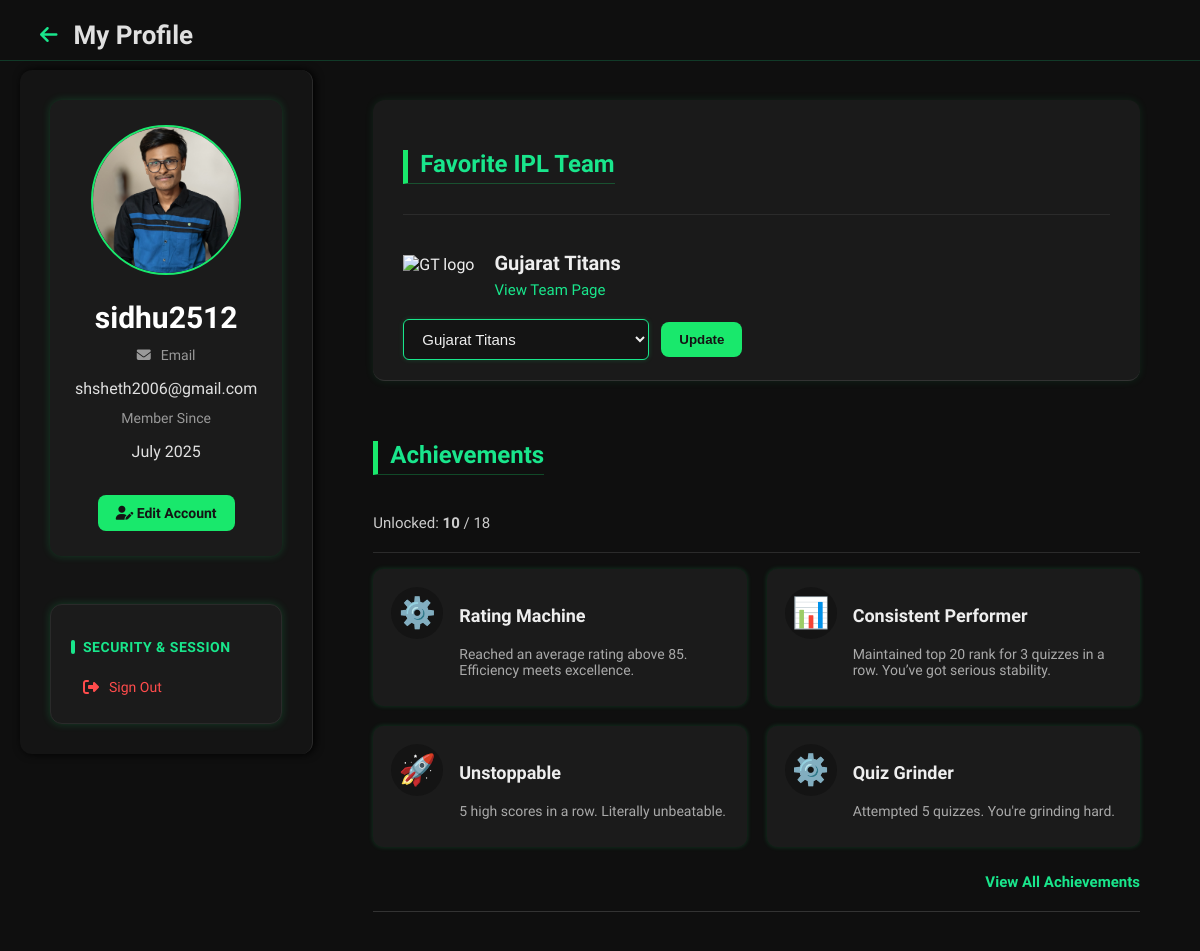
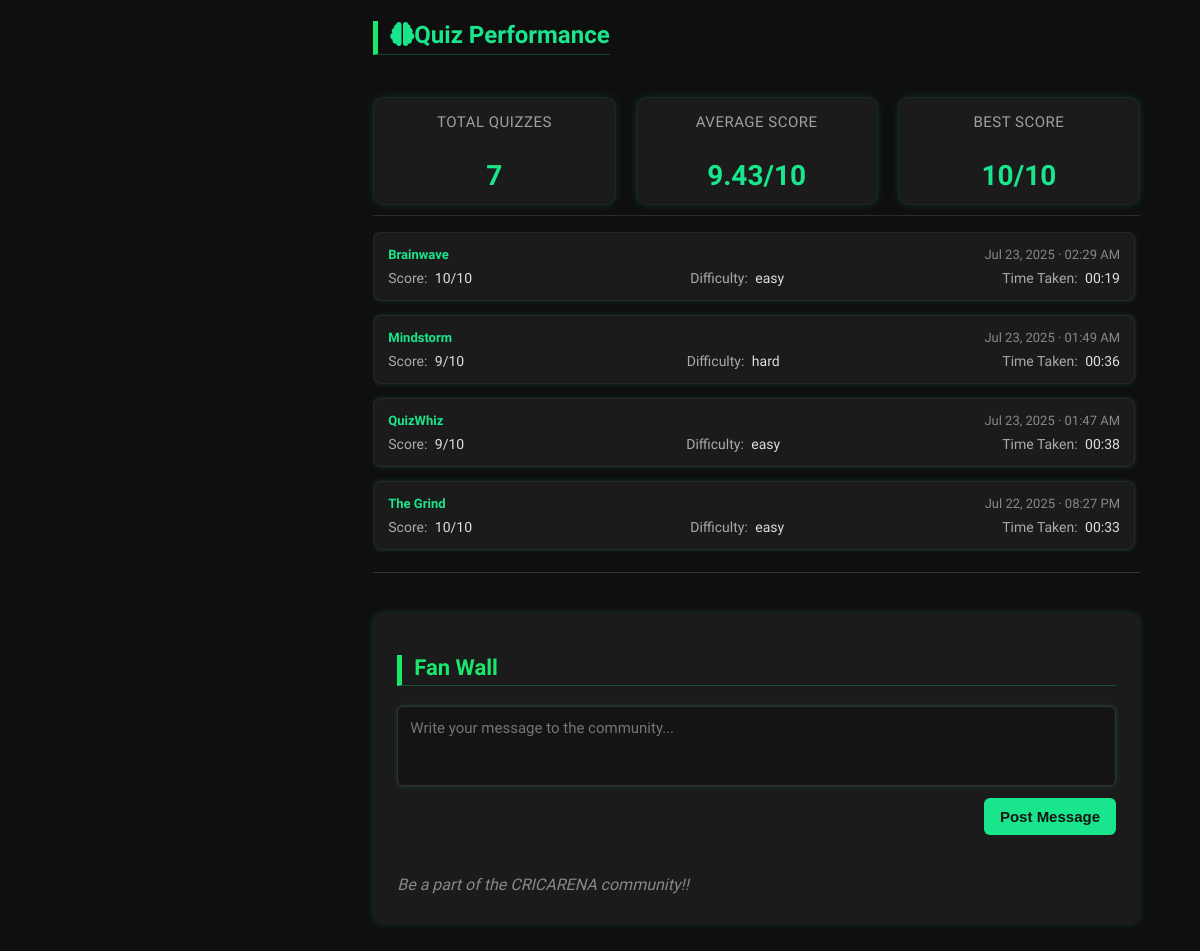
The app's page /accounts/profile/ (signed in) with its own data (2 pictures, top to bottom).
### accounts/models.py (models this page shows, shortened)
class CustomUser(AbstractUser):
    nickname = models.CharField(max_length=30, blank=True, null=True)
    fav_ipl_team = models.CharField(max_length=20, choices=IPL_TEAMS, blank=True, null=True)
    quiz_attempts = models.IntegerField(default=0)
    highest_score = models.PositiveIntegerField(default=0)
    date_joined = models.DateTimeField(default=timezone.now)
    avatar = models.ImageField(upload_to='avatars/', null=True, blank=True)

### achievements/models.py (models this page shows, shortened)
class UserAchievement(models.Model):
    user = models.ForeignKey(settings.AUTH_USER_MODEL, on_delete=models.CASCADE)
    achievement = models.ForeignKey(Achievement, on_delete=models.CASCADE)
    date_awarded = models.DateTimeField(auto_now_add=True)

class Achievement(models.Model):
    name = models.CharField(max_length=100)
    description = models.TextField()
    icon = models.CharField(max_length=10, default="🏆")  # emoji or class
    users = models.ManyToManyField(settings.AUTH_USER_MODEL, through='UserAchievement', related_name='achievements')

### quiz/models.py (models this page shows, shortened)
class QuizAttempt(models.Model):
    user = models.ForeignKey(CustomUser, on_delete=models.SET_NULL, null=True, blank=True)
    score = models.IntegerField()
    total = models.IntegerField(default=0)
    difficulty = models.CharField(max_length=20, blank=True, null=True)
    time_taken = models.DurationField(null=True, blank=True)
    def formatted_time_taken(self):
        if self.time_taken:
            total_seconds = int(self.time_taken.total_seconds())
            minutes = total_seconds // 60
            seconds = total_seconds % 60
            return f"{minutes:02d}:{seconds:02d}"
        return "N/A"
    attempted_at = models.DateTimeField(auto_now_add=True)
    questions = models.ManyToManyField(QuizQuestion, blank=True)  # ✅ THIS LINE ADDED

### accounts/views.py (the view)
# urls.py: path('profile/', profile_view, name='profile'),
@login_required
def profile_view(request):
    user = request.user
    all_attempts = QuizAttempt.objects.filter(user=user)
    user_achievements = UserAchievement.objects.filter(user=user).select_related('achievement').order_by('-date_awarded')
    user.quiz_attempts = all_attempts.count()
    user.highest_score = max((a.score for a in all_attempts), default=0)
    user.save()
    quizzes = all_attempts.order_by('-attempted_at')
    total = quizzes.count()
    avg = sum(q.score for q in quizzes) / total if total else 0
    from_url = request.GET.get('from')
    if from_url and 'profile' not in from_url:
        request.session['back_url'] = from_url  # overwrite only if coming from outside
    back_url = request.session.get('back_url', '/')
    context = {
        'user': user,
        'quizzes': quizzes,
        'total': total,
        'avg_score': round(avg, 2),
        'max_score': user.highest_score,
        'fav_team': user.fav_ipl_team,
        'IPL_TEAMS': IPL_TEAMS,
        'back_url': back_url,
        'achievements': [ua.achievement for ua in user_achievements],  # All achievements
        'recent_achievements': user_achievements[:4],  # Last 4
        'total_achievements': user_achievements.count(),
    }
    return render(request, 'accounts/profile.html', context)

### accounts/templates/accounts/profile.html (shortened to what this page needs)
{% load static %}
<!DOCTYPE html>
<html lang="en">
<head>
  <link rel="stylesheet" href="{% static 'accounts/css/profile.css' %}">
  <link rel="stylesheet" href="https://cdnjs.cloudflare.com/ajax/libs/font-awesome/6.4.0/css/all.min.css">
</head>
<body>
<header class="profile-page-header">
  <a href="{{ back_url }}" class="back-btn" onclick="clearBack()" aria-label="Go back">
  <i class="fas fa-arrow-left"></i>
</a>
  <h1 class="header-title">My Profile</h1>
</header>
  <div class="profile-wrapper">
  <aside class="profile-sidebar">
  <div class="profile-card">
    <div class="profile-avatar-img">
  {% if user.avatar %}
    <img src="{{ user.avatar.url }}" alt="Avatar">
  {% else %}
    <span class="avatar-fallback">{{ user.nickname|default:user.username|slice:":1"|upper }}</span>
  {% endif %}
</div>
    <div class="profile-sidebar-info">
      <h2 class="profile-name">{{ user.nickname|default:user.username }}</h2>
      <p class="profile-meta-label"><i class="fas fa-envelope"></i>Email</p>
      <p class="profile-meta-value">{{ user.email }}</p>
      <p class="profile-meta-label">Member Since</p>
      <p class="profile-meta-value">{{ user.date_joined|date:"F Y" }}</p>
    </div>
    <div class="profile-actions">
      <a href="javascript:void(0)" class="edit-profile-btn" onclick="toggleModal()"><i class="fas fa-user-edit"></i> Edit Account</a>
    </div>
  </div>
  <div class="security-box">
    <h3 class="security-title">Security & Session</h3>
    <form method="post" action="{% url 'logout' %}">
    <button type="submit" class="logout-link">
      <i class="fas fa-sign-out-alt"></i> Sign Out
    </button> </form>
  </div>
</aside>
  <main class="profile-main">
     <section class="profile-section fav-team-section">
  <div class="section-header">
    <h2 class="section-heading">Favorite IPL Team</h2>
  </div>
  <div class="team-box">
    <div class="team-logo">
      <img
        src="{% if fav_team|upper == 'DC' %}
           https://documents.iplt20.com/ipl/DC/Logos/LogoOutline/DCoutline.png
         {% else %}
           https://documents.iplt20.com/ipl/{{ fav_team|upper }}/Logos/Logooutline/{{ fav_team|upper }}outline.png
         {% endif %}"
        alt="{{ fav_team }} logo"
      >
    </div>
    <div class="team-details">
      <p class="team-name">
        {% if fav_team == "CSK" %}Chennai Super Kings
        {% elif fav_team == "MI" %}Mumbai Indians
        {% elif fav_team == "RCB" %}Royal Challengers Bangalore
        {% elif fav_team == "KKR" %}Kolkata Knight Riders
        {% elif fav_team == "RR" %}Rajasthan Royals
        {% elif fav_team == "DC" %}Delhi Capitals
        {% elif fav_team == "LSG" %}Lucknow Super Giants
        {% elif fav_team == "GT" %}Gujarat Titans
        {% elif fav_team == "PBKS" %}Punjab Kings
        {% elif fav_team == "SRH" %}Sunrisers Hyderabad
        {% else %}Not selected
        {% endif %}
      </p>
      <a class="team-link" href="/ipl/?team={{ fav_team|lower }}">View Team Page</a>
    </div>
  </div>
  <form method="POST" action="{% url 'change_fav_team' %}" class="team-form">
    <select name="new_team" required class="team-dropdown">
      {% for code, name in IPL_TEAMS %}
        <option value="{{ code }}" {% if user.fav_ipl_team == code %}selected{% endif %}>{{ name }}</option>
      {% endfor %}
    </select>
    <button type="submit" class="team-update-btn">Update</button>
  </form>
</section>
<section class="profile-section achievements-section">
  <div class="section-header">
    <h2 class="section-heading">Achievements</h2>
    <p class="achievement-summary">Unlocked: <strong>{{ total_achievements }}</strong> / 18</p>
  </div>
  {% if achievements %}
    <div class="achievement-grid">
      {% for ua in recent_achievements %}
        <div class="achievement-card">
          <div class="achievement-icon-box">{{ ua.achievement.icon }}</div>
          <div class="achievement-info">
            <h3 class="achievement-title">{{ ua.achievement.name }}</h3>
            <p class="achievement-desc">{{ ua.achievement.description }}</p>
          </div>
        </div>
      {% endfor %}
    </div>
    <div class="view-all-wrapper">
      <a href="{% url 'achievements:user_achievements' %}" class="view-all-link">View All Achievements</a>
    </div>
  {% else %}
    <p class="no-achievements-msg">No achievements unlocked yet.</p>
  {% endif %}
</section>
<section class="profile-section quiz-section">
  <div class="section-header">
    <h2 class="section-heading"><i class="fas fa-brain"></i>Quiz Performance</h2>
    <div class="quiz-stats-box">
    <div class="quiz-stat-card">
      <p class="quiz-stat-label">Total Quizzes</p>
      <h3 class="quiz-stat-value">{{ total }}</h3>
    </div>
    <div class="quiz-stat-card">
      <p class="quiz-stat-label">Average Score</p>
      <h3 class="quiz-stat-value">{{ avg_score }}/10</h3>
    </div>
    <div class="quiz-stat-card">
      <p class="quiz-stat-label">Best Score</p>
      <h3 class="quiz-stat-value">{{ max_score }}/10</h3>
    </div>
  </div>
  </div>
  <div class="quiz-scroll-box">
  <div class="quiz-scroll">
    {% for q in quizzes %}
      <div class="quiz-card">
        <div class="quiz-meta">
          <div class="quiz-id">
            {% cycle 'Brainwave' 'Mindstorm' 'QuizWhiz' 'The Grind' 'Curiosity Mode' 'Lightning Round' %}
          </div>
          <div class="quiz-date">
            {{ q.attempted_at|date:"M d, Y · h:i A" }}
          </div>
        </div>
        <div class="quiz-stats">
          <div><span>Score:</span> {{ q.score }}/10</div>
          <div><span>Difficulty:</span> {{ q.difficulty|default:"N/A" }}</div>
          <div><span>Time Taken:</span> {{ q.formatted_time_taken }}</div>
        </div>
      </div>
    {% empty %}
      <div class="quiz-card">No quizzes taken yet.</div>
    {% endfor %}
  </div>
</div>
</section>
<section class="profile-section fan-wall-section">
  <h2 class="section-heading">Fan Wall</h2>
  <form method="POST" action="{% url 'blogpage' %}" class="fan-wall-form">
  <textarea
    name="content"
    class="fan-wall-input"
    placeholder="Write your message to the community..."
    rows="3"
    required
  ></textarea>
  <button type="submit" class="fan-wall-btn">Post Message</button>
</form>
  <div class="fan-wall-posts">
    {% for message in fan_messages %}
      <div class="fan-post">
        <strong class="fan-author">{{ message.user.nickname|default:message.user.username }}</strong>
        <span class="fan-text">{{ message.content }}</span>
        <span class="fan-timestamp">{{ message.timestamp|timesince }} ago</span>
      </div>
    {% empty %}
      <p class="no-posts">Be a part of the CRICARENA community!!</p>
    {% endfor %}
  </div>
</section>
  </main>
</div>
</body>
</html>

### records on screen
CustomUser: avatar (picture), nickname "sidhu2512", email "shsheth2006@gmail.com", date_joined "July 2025", new_team "Gujarat Titans"
UserAchievement: achievement.icon "⚙️", achievement.name "Rating Machine", achievement.description "Reached an average rating above 85. Efficiency meets excellence."
UserAchievement: achievement.icon "📊", achievement.name "Consistent Performer", achievement.description "Maintained top 20 rank for 3 quizzes in a row. You’ve got serious stability."
UserAchievement: achievement.icon "🚀", achievement.name "Unstoppable", achievement.description "5 high scores in a row. Literally unbeatable."
UserAchievement: achievement.icon "⚙️", achievement.name "Quiz Grinder", achievement.description "Attempted 5 quizzes. You're grinding hard."
QuizAttempt: attempted_at "Jul 23, 2025 · 02:29 AM", score "10", difficulty "easy", formatted_time_taken "00:19"
QuizAttempt: attempted_at "Jul 23, 2025 · 01:49 AM", score "9", difficulty "hard", formatted_time_taken "00:36"
QuizAttempt: attempted_at "Jul 23, 2025 · 01:47 AM", score "9", difficulty "easy", formatted_time_taken "00:38"
QuizAttempt: attempted_at "Jul 22, 2025 · 08:27 PM", score "10", difficulty "easy", formatted_time_taken "00:33"

### other values on screen
{{ total_achievements }} "10"
{{ total }} "7"
{{ avg_score }} "9.43"
{{ max_score }} "10"
